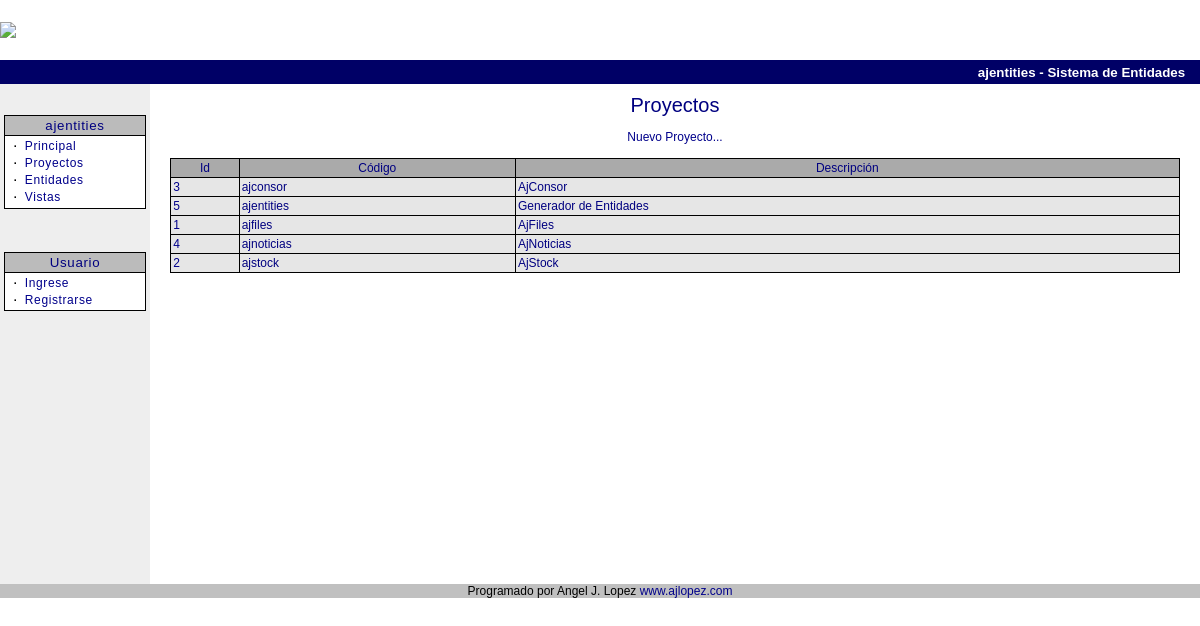
The app's page /projects.php with its own data.
### tables this page shows
CREATE TABLE projects (
  Id int(11) NOT NULL auto_increment,
  Code varchar(30) NOT NULL default '',
  Description varchar(100) NOT NULL default '',
  DataBaseName varchar(100) NOT NULL default '',
  TablePrefix varchar(20) NOT NULL default '',
  FileSystem varchar(100) NOT NULL default '',
  Comments text NOT NULL,
  DateTimeInsert datetime NOT NULL default '0000-00-00 00:00:00',
  DateTimeUpdate datetime NOT NULL default '0000-00-00 00:00:00',
  PRIMARY KEY  (Id),
  UNIQUE KEY Code (Code)
) TYPE=MyISAM;

### src/includes/forms.inc.php (the view, shortened to what this page needs)
<?
function TableOpen($titles='',$width='') {
	if ($width)
		echo "<table width='$width' cellspacing=1 cellpadding=2 class='form'>\n";
	else
		echo "<table cellspacing=1 cellpadding=2 class='form'>\n";
	if (is_array($titles)) {
		echo "<tr>\n";
		reset($titles);
		while (list($k,$v) = each($titles))
			if ($v)
				echo "<td class='title' align='center'>$v</td>";
			else
				echo "<td>&nbsp;</td>";
		echo "</tr>\n";
	}
}
function TableClose() {
	  echo "</table>\n";
}
function RowOpen() {
	  echo "<tr>\n";
}
function RowClose() {
	  echo "</tr>\n";
}
function DatumGenerate($datum,$align='left',$colspan=1) {
    echo "<td class='datum' colspan=$colspan valign='top' align=$align>$datum&nbsp;</td>\n";
}
function DatumLinkGenerate($datum,$link,$align='left') {
    echo "<td class='datum' align='$align'><a href='$link'>$datum</a>&nbsp;</td>\n";
}
?>

### src/projects.php (shortened to what this page needs)
<?
	include_once($PagePrefix . 'includes/users.inc.php');
	include_once($PagePrefix . 'includes/forms.inc.php');
	$sql = "select Id, Code, Description from projects order by Code";
	$rs = mysql_query($sql);
	$titles = array('Id', 'Código', 'Descripción');
?>
<center>
<p>
<a href="projectform.php">Nuevo Proyecto...</a>
<p>
<?
	TableOpen($titles,"98%");
	while ($reg=mysql_fetch_array($rs)) {
		RowOpen();
		DatumLinkGenerate($reg["Id"],'project.php?Id='.$reg['Id']);
		DatumGenerate($reg["Code"]);
		RowClose();
	}
	TableClose();
?>
</center>

### src/styles/style.css (style rules this page uses)
BODY { Font-Family: Verdana, Helvetica, sans-serif; Font-size: 8pt; Color: black; BACKGROUND-COLOR: white; }
P { Font-Family: Verdana, Helvetica, sans-serif; Font-size: 10pt; Color: black; }
A:link { Font-Family: Verdana, Helvetica, sans-serif; Font-size: 12px; COLOR: darkblue; TEXT-DECORATION: none }
.title { Font-Family: Arial; Font-size: 9pt; font-weight: normal; color: #000080; // background: #f0870f; background: #aaaaaa; }
.form { background: black; }
.datum { Font-Family: Verdana, Arial, Helvetica; Font-size: 9pt; color: rgb(0,0,128); background: rgb(230,230,230); }

### records on screen
projects: Id "3", Code "ajconsor AjConsor"
projects: Id "5", Code "ajentities Generador de Entidades"
projects: Id "1", Code "ajfiles AjFiles"
projects: Id "4", Code "ajnoticias AjNoticias"
projects: Id "2", Code "ajstock AjStock"

### other values on screen
SiteDescription "ajentities - Sistema de Entidades"
$title "ajentities Usuario"
$text "Principal Proyectos Entidades Vistas Ingrese Registrarse"
$PageTitle "Proyectos"
$v "Id"
$v "Código"
$v "Descripción"
